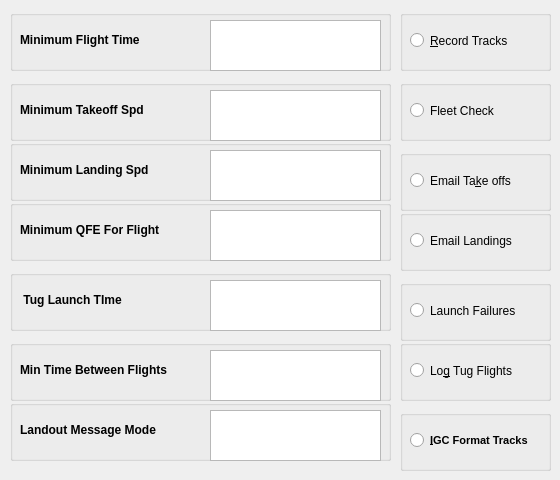
        <widget class="QWidget" name="FLight_Config">
         <attribute name="title">
          <string>Flight Config</string>
         </attribute>
         <widget class="QGroupBox" name="MinFlightTimeBox">
          <property name="geometry">
           <rect>
            <x>10</x>
            <y>10</y>
            <width>381</width>
            <height>61</height>
           </rect>
          </property>
          <property name="toolTip">
           <string>&lt;html&gt;&lt;head/&gt;&lt;body&gt;&lt;p&gt;Flight duration less than which is not considered a flight. Format hh:mm:ss&lt;/p&gt;&lt;/body&gt;&lt;/html&gt;</string>
          </property>
          <property name="title">
           <string/>
          </property>
          <widget class="QLabel" name="MinFlightTimeLabel">
           <property name="geometry">
            <rect>
             <x>10</x>
             <y>20</y>
             <width>151</width>
             <height>20</height>
            </rect>
           </property>
           <property name="font">
            <font>
             <pointsize>9</pointsize>
             <weight>75</weight>
             <bold>true</bold>
            </font>
           </property>
           <property name="text">
            <string>Minimum Flight Time</string>
           </property>
          </widget>
          <widget class="QTextEdit" name="MinFlightTime">
           <property name="geometry">
            <rect>
             <x>200</x>
             <y>10</y>
             <width>171</width>
             <height>51</height>
            </rect>
           </property>
          </widget>
         </widget>
         <widget class="QGroupBox" name="RecordTracksBox">
          <property name="geometry">
           <rect>
            <x>400</x>
            <y>10</y>
            <width>151</width>
            <height>61</height>
           </rect>
          </property>
          <property name="toolTip">
           <string>&lt;html&gt;&lt;head/&gt;&lt;body&gt;&lt;p&gt;Whether flight tracks are to be recorded&lt;/p&gt;&lt;/body&gt;&lt;/html&gt;</string>
          </property>
          <property name="title">
           <string/>
          </property>
          <widget class="QRadioButton" name="RecordTracksRadioButton">
           <property name="geometry">
            <rect>
             <x>10</x>
             <y>20</y>
             <width>141</width>
             <height>21</height>
            </rect>
           </property>
           <property name="toolTip">
            <string>&lt;html&gt;&lt;head/&gt;&lt;body&gt;&lt;p&gt;Record flight tracks Y|N&lt;/p&gt;&lt;/body&gt;&lt;/html&gt;</string>
           </property>
           <property name="text">
            <string>&amp;Record Tracks</string>
           </property>
          </widget>
         </widget>
         <widget class="QGroupBox" name="FleetCheckBox">
          <property name="geometry">
           <rect>
            <x>400</x>
            <y>80</y>
            <width>151</width>
            <height>61</height>
           </rect>
          </property>
          <property name="toolTip">
           <string>&lt;html&gt;&lt;head/&gt;&lt;body&gt;&lt;p&gt;Whether to only record flights in a specified fleet&lt;/p&gt;&lt;/body&gt;&lt;/html&gt;</string>
          </property>
          <property name="title">
           <string/>
          </property>
          <widget class="QRadioButton" name="FleetCheckRadioButton">
           <property name="geometry">
            <rect>
             <x>10</x>
             <y>20</y>
             <width>141</width>
             <height>21</height>
            </rect>
           </property>
           <property name="toolTip">
            <string>&lt;html&gt;&lt;head/&gt;&lt;body&gt;&lt;p&gt;Check for membership of fleet, Y|N&lt;/p&gt;&lt;/body&gt;&lt;/html&gt;</string>
           </property>
           <property name="text">
            <string>Fleet Check</string>
           </property>
          </widget>
         </widget>
         <widget class="QGroupBox" name="MinFlightQFEBox">
          <property name="geometry">
           <rect>
            <x>10</x>
            <y>200</y>
            <width>381</width>
            <height>61</height>
           </rect>
          </property>
          <property name="toolTip">
           <string>&lt;html&gt;&lt;head/&gt;&lt;body&gt;&lt;p&gt;Minimum altitude in metres attained for inclusion as a flight after takeoff&lt;/p&gt;&lt;/body&gt;&lt;/html&gt;</string>
          </property>
          <property name="title">
           <string/>
          </property>
          <widget class="QLabel" name="MinFlightQFELabel">
           <property name="geometry">
            <rect>
             <x>10</x>
             <y>20</y>
             <width>181</width>
             <height>20</height>
            </rect>
           </property>
           <property name="font">
            <font>
             <pointsize>9</pointsize>
             <weight>75</weight>
             <bold>true</bold>
            </font>
           </property>
           <property name="text">
            <string>Minimum QFE For Flight</string>
           </property>
          </widget>
          <widget class="QTextEdit" name="MinFlightQFE">
           <property name="geometry">
            <rect>
             <x>200</x>
             <y>10</y>
             <width>171</width>
             <height>51</height>
            </rect>
           </property>
          </widget>
         </widget>
         <widget class="QGroupBox" name="MinFlightTakeoffVBox">
          <property name="geometry">
           <rect>
            <x>10</x>
            <y>80</y>
            <width>381</width>
            <height>61</height>
           </rect>
          </property>
          <property name="toolTip">
           <string>&lt;html&gt;&lt;head/&gt;&lt;body&gt;&lt;p&gt;Minimum Vertical velocity to be considered as having left the ground&lt;/p&gt;&lt;/body&gt;&lt;/html&gt;</string>
          </property>
          <property name="title">
           <string/>
          </property>
          <widget class="QLabel" name="MinFlightTakeoffVLabel">
           <property name="geometry">
            <rect>
             <x>10</x>
             <y>20</y>
             <width>151</width>
             <height>20</height>
            </rect>
           </property>
           <property name="font">
            <font>
             <pointsize>9</pointsize>
             <weight>75</weight>
             <bold>true</bold>
            </font>
           </property>
           <property name="text">
            <string>Minimum Takeoff Spd</string>
           </property>
          </widget>
          <widget class="QTextEdit" name="MinFlightTakeoffVelocity">
           <property name="geometry">
            <rect>
             <x>200</x>
             <y>10</y>
             <width>171</width>
             <height>51</height>
            </rect>
           </property>
          </widget>
         </widget>
         <widget class="QGroupBox" name="MinFlightLandingVBox">
          <property name="geometry">
           <rect>
            <x>10</x>
            <y>140</y>
            <width>381</width>
            <height>61</height>
           </rect>
          </property>
          <property name="toolTip">
           <string>&lt;html&gt;&lt;head/&gt;&lt;body&gt;&lt;p&gt;Minimum horizontal velocity below which flight is considered to have landed&lt;/p&gt;&lt;/body&gt;&lt;/html&gt;</string>
          </property>
          <property name="title">
           <string/>
          </property>
          <widget class="QLabel" name="MinFlightLandingVLabel">
           <property name="geometry">
            <rect>
             <x>10</x>
             <y>20</y>
             <width>161</width>
             <height>20</height>
            </rect>
           </property>
           <property name="font">
            <font>
             <pointsize>9</pointsize>
             <weight>75</weight>
             <bold>true</bold>
            </font>
           </property>
           <property name="text">
            <string>Minimum Landing Spd</string>
           </property>
          </widget>
          <widget class="QTextEdit" name="MinFlightLandingVelocity">
           <property name="geometry">
            <rect>
             <x>200</x>
             <y>10</y>
             <width>171</width>
             <height>51</height>
            </rect>
           </property>
          </widget>
         </widget>
         <widget class="QGroupBox" name="MinTugLaunchBox">
          <property name="geometry">
           <rect>
            <x>10</x>
            <y>270</y>
            <width>381</width>
            <height>61</height>
           </rect>
          </property>
          <property name="toolTip">
           <string>&lt;html&gt;&lt;head/&gt;&lt;body&gt;&lt;p&gt;Time in seconds between tug and glider takeoff time to be considered a tug launch&lt;/p&gt;&lt;/body&gt;&lt;/html&gt;</string>
          </property>
          <property name="title">
           <string/>
          </property>
          <widget class="QLabel" name="MinTugLaunchLabel">
           <property name="geometry">
            <rect>
             <x>10</x>
             <y>20</y>
             <width>151</width>
             <height>20</height>
            </rect>
           </property>
           <property name="font">
            <font>
             <pointsize>9</pointsize>
             <weight>75</weight>
             <bold>true</bold>
            </font>
           </property>
           <property name="toolTip">
            <string>&lt;html&gt;&lt;head/&gt;&lt;body&gt;&lt;p&gt;Time in seconds between tug and glider takeoff time to be considered a tug launch&lt;/p&gt;&lt;/body&gt;&lt;/html&gt;</string>
           </property>
           <property name="text">
            <string> Tug Launch TIme</string>
           </property>
          </widget>
          <widget class="QTextEdit" name="MinTugLaunchTIme">
           <property name="geometry">
            <rect>
             <x>200</x>
             <y>10</y>
             <width>171</width>
             <height>51</height>
            </rect>
           </property>
          </widget>
         </widget>
         <widget class="QGroupBox" name="MinFlightDeltaBox">
          <property name="geometry">
           <rect>
            <x>10</x>
            <y>340</y>
            <width>381</width>
            <height>61</height>
           </rect>
          </property>
          <property name="toolTip">
           <string>&lt;html&gt;&lt;head/&gt;&lt;body&gt;&lt;p&gt;Time difference between flights to be considered as separate flights. In hh:mm:ss (only 00:mm:ss makes sense)&lt;/p&gt;&lt;/body&gt;&lt;/html&gt;</string>
          </property>
          <property name="title">
           <string/>
          </property>
          <widget class="QLabel" name="MinFlightDeltaLabel">
           <property name="geometry">
            <rect>
             <x>10</x>
             <y>20</y>
             <width>191</width>
             <height>20</height>
            </rect>
           </property>
           <property name="font">
            <font>
             <pointsize>9</pointsize>
             <weight>75</weight>
             <bold>true</bold>
            </font>
           </property>
           <property name="text">
            <string>Min Time Between Flights</string>
           </property>
          </widget>
          <widget class="QTextEdit" name="MinFlightDeltaTime">
           <property name="geometry">
            <rect>
             <x>200</x>
             <y>10</y>
             <width>171</width>
             <height>51</height>
            </rect>
           </property>
          </widget>
         </widget>
         <widget class="QGroupBox" name="LandoutMsgBox">
          <property name="geometry">
           <rect>
            <x>10</x>
            <y>400</y>
            <width>381</width>
            <height>61</height>
           </rect>
          </property>
          <property name="toolTip">
           <string>&lt;html&gt;&lt;head/&gt;&lt;body&gt;&lt;p&gt;Method used for sending Landout messages. Only 'email' is supported.&lt;/p&gt;&lt;/body&gt;&lt;/html&gt;</string>
          </property>
          <property name="title">
           <string/>
          </property>
          <widget class="QLabel" name="LandoutMsgLabel">
           <property name="geometry">
            <rect>
             <x>10</x>
             <y>20</y>
             <width>191</width>
             <height>20</height>
            </rect>
           </property>
           <property name="font">
            <font>
             <pointsize>9</pointsize>
             <weight>75</weight>
             <bold>true</bold>
            </font>
           </property>
           <property name="text">
            <string>Landout Message Mode</string>
           </property>
          </widget>
          <widget class="QTextEdit" name="LandoutMsgMode">
           <property name="geometry">
            <rect>
             <x>200</x>
             <y>10</y>
             <width>171</width>
             <height>51</height>
            </rect>
           </property>
          </widget>
         </widget>
         <widget class="QGroupBox" name="TakeoffEmailBox">
          <property name="geometry">
           <rect>
            <x>400</x>
            <y>150</y>
            <width>151</width>
            <height>61</height>
           </rect>
          </property>
          <property name="toolTip">
           <string>&lt;html&gt;&lt;head/&gt;&lt;body&gt;&lt;p&gt;If checked send an email  for each takeoff&lt;/p&gt;&lt;/body&gt;&lt;/html&gt;</string>
          </property>
          <property name="title">
           <string/>
          </property>
          <widget class="QRadioButton" name="TakeoffEmailButton">
           <property name="geometry">
            <rect>
             <x>10</x>
             <y>20</y>
             <width>141</width>
             <height>21</height>
            </rect>
           </property>
           <property name="toolTip">
            <string>&lt;html&gt;&lt;head/&gt;&lt;body&gt;&lt;p&gt;Check for membership of fleet, Y|N&lt;/p&gt;&lt;/body&gt;&lt;/html&gt;</string>
           </property>
           <property name="text">
            <string>Email Ta&amp;ke offs</string>
           </property>
          </widget>
         </widget>
         <widget class="QGroupBox" name="LandingEmailBox">
          <property name="geometry">
           <rect>
            <x>400</x>
            <y>210</y>
            <width>151</width>
            <height>61</height>
           </rect>
          </property>
          <property name="toolTip">
           <string>&lt;html&gt;&lt;head/&gt;&lt;body&gt;&lt;p&gt;If checked send an email  for each landing&lt;/p&gt;&lt;/body&gt;&lt;/html&gt;</string>
          </property>
          <property name="title">
           <string/>
          </property>
          <widget class="QRadioButton" name="LandingEmailButton">
           <property name="geometry">
            <rect>
             <x>10</x>
             <y>20</y>
             <width>141</width>
             <height>21</height>
            </rect>
           </property>
           <property name="toolTip">
            <string>&lt;html&gt;&lt;head/&gt;&lt;body&gt;&lt;p&gt;If checked send an email for each landing&lt;/p&gt;&lt;/body&gt;&lt;/html&gt;</string>
           </property>
           <property name="text">
            <string>Email Landings</string>
           </property>
          </widget>
         </widget>
         <widget class="QGroupBox" name="LaunchFailuresBox">
          <property name="geometry">
           <rect>
            <x>400</x>
            <y>280</y>
            <width>151</width>
            <height>61</height>
           </rect>
          </property>
          <property name="toolTip">
           <string>&lt;html&gt;&lt;head/&gt;&lt;body&gt;&lt;p&gt;Log Launch Failures&lt;/p&gt;&lt;/body&gt;&lt;/html&gt;</string>
          </property>
          <property name="title">
           <string/>
          </property>
          <widget class="QRadioButton" name="LaunchFailuresButton">
           <property name="geometry">
            <rect>
             <x>10</x>
             <y>20</y>
             <width>141</width>
             <height>21</height>
            </rect>
           </property>
           <property name="toolTip">
            <string>&lt;html&gt;&lt;head/&gt;&lt;body&gt;&lt;p&gt;Log Launch Failures&lt;/p&gt;&lt;/body&gt;&lt;/html&gt;</string>
           </property>
           <property name="text">
            <string>Launch Failures</string>
           </property>
          </widget>
         </widget>
         <widget class="QGroupBox" name="LogTugsBox">
          <property name="geometry">
           <rect>
            <x>400</x>
            <y>340</y>
            <width>151</width>
            <height>61</height>
           </rect>
          </property>
          <property name="toolTip">
           <string>&lt;html&gt;&lt;head/&gt;&lt;body&gt;&lt;p&gt;Log Tug FLights if checked&lt;/p&gt;&lt;/body&gt;&lt;/html&gt;</string>
          </property>
          <property name="title">
           <string/>
          </property>
          <widget class="QRadioButton" name="LogTugsButton">
           <property name="geometry">
            <rect>
             <x>10</x>
             <y>20</y>
             <width>141</width>
             <height>21</height>
            </rect>
           </property>
           <property name="toolTip">
            <string>&lt;html&gt;&lt;head/&gt;&lt;body&gt;&lt;p&gt;Log Tug FLights if checked&lt;/p&gt;&lt;/body&gt;&lt;/html&gt;</string>
           </property>
           <property name="text">
            <string>Lo&amp;g Tug Flights</string>
           </property>
          </widget>
         </widget>
         <widget class="QGroupBox" name="IGCFormatTracksBox">
          <property name="geometry">
           <rect>
            <x>400</x>
            <y>410</y>
            <width>151</width>
            <height>61</height>
           </rect>
          </property>
          <property name="toolTip">
           <string>&lt;html&gt;&lt;head/&gt;&lt;body&gt;&lt;p&gt;Log Flights in IGC Format if checked&lt;/p&gt;&lt;/body&gt;&lt;/html&gt;</string>
          </property>
          <property name="title">
           <string/>
          </property>
          <widget class="QRadioButton" name="IGCFormatButton">
           <property name="geometry">
            <rect>
             <x>10</x>
             <y>20</y>
             <width>141</width>
             <height>21</height>
            </rect>
           </property>
           <property name="font">
            <font>
             <pointsize>8</pointsize>
             <weight>75</weight>
             <bold>true</bold>
            </font>
           </property>
           <property name="toolTip">
            <string>&lt;html&gt;&lt;head/&gt;&lt;body&gt;&lt;p&gt;Log Flights in IGC Format if checked&lt;/p&gt;&lt;/body&gt;&lt;/html&gt;</string>
           </property>
           <property name="text">
            <string>&amp;IGC Format Tracks</string>
           </property>
          </widget>
         </widget>
        </widget>
